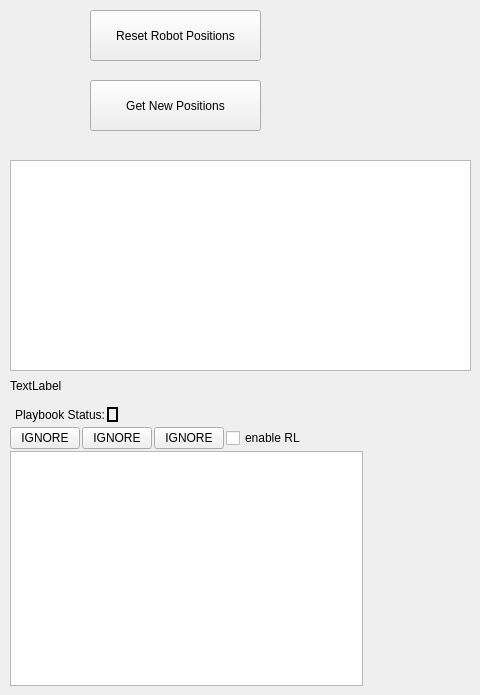
         <widget class="QWidget" name="RLtab">
          <attribute name="title">
           <string>RL Testing</string>
          </attribute>
          <widget class="QToolButton" name="rlResetRobots">
           <property name="geometry">
            <rect>
             <x>90</x>
             <y>10</y>
             <width>171</width>
             <height>51</height>
            </rect>
           </property>
           <property name="text">
            <string>Reset Robot Positions</string>
           </property>
          </widget>
          <widget class="QWidget" name="layoutWidget1_2">
           <property name="geometry">
            <rect>
             <x>10</x>
             <y>405</y>
             <width>353</width>
             <height>281</height>
            </rect>
           </property>
           <layout class="QVBoxLayout" name="playbook_RL">
            <property name="spacing">
             <number>2</number>
            </property>
            <item>
             <layout class="QHBoxLayout" name="horizontalLayout_7">
              <property name="leftMargin">
               <number>5</number>
              </property>
              <property name="rightMargin">
               <number>5</number>
              </property>
              <item>
               <widget class="QLabel" name="playsLabel_2">
                <property name="sizePolicy">
                 <sizepolicy hsizetype="Minimum" vsizetype="Minimum">
                  <horstretch>0</horstretch>
                  <verstretch>0</verstretch>
                 </sizepolicy>
                </property>
                <property name="minimumSize">
                 <size>
                  <width>0</width>
                  <height>0</height>
                 </size>
                </property>
                <property name="text">
                 <string>Playbook Status:</string>
                </property>
                <property name="scaledContents">
                 <bool>false</bool>
                </property>
               </widget>
              </item>
              <item>
               <widget class="QLabel" name="playIndicatorStatus_2">
                <property name="maximumSize">
                 <size>
                  <width>30</width>
                  <height>15</height>
                 </size>
                </property>
                <property name="frameShape">
                 <enum>QFrame::Box</enum>
                </property>
                <property name="lineWidth">
                 <number>2</number>
                </property>
                <property name="text">
                 <string/>
                </property>
               </widget>
              </item>
              <item>
               <spacer name="horizontalSpacer_20">
                <property name="orientation">
                 <enum>Qt::Horizontal</enum>
                </property>
                <property name="sizeHint" stdset="0">
                 <size>
                  <width>40</width>
                  <height>20</height>
                 </size>
                </property>
               </spacer>
              </item>
             </layout>
            </item>
            <item>
             <layout class="QHBoxLayout" name="horizontalLayout_10">
              <property name="sizeConstraint">
               <enum>QLayout::SetDefaultConstraint</enum>
              </property>
              <property name="topMargin">
               <number>0</number>
              </property>
              <item>
               <widget class="QPushButton" name="loadPlaybook_2">
                <property name="maximumSize">
                 <size>
                  <width>70</width>
                  <height>16777215</height>
                 </size>
                </property>
                <property name="text">
                 <string>IGNORE</string>
                </property>
               </widget>
              </item>
              <item>
               <widget class="QPushButton" name="savePlaybook_2">
                <property name="maximumSize">
                 <size>
                  <width>70</width>
                  <height>16777215</height>
                 </size>
                </property>
                <property name="text">
                 <string>IGNORE</string>
                </property>
               </widget>
              </item>
              <item>
               <widget class="QPushButton" name="clearPlays_2">
                <property name="maximumSize">
                 <size>
                  <width>70</width>
                  <height>16777215</height>
                 </size>
                </property>
                <property name="text">
                 <string>IGNORE</string>
                </property>
               </widget>
              </item>
              <item>
               <widget class="QCheckBox" name="enable_RL">
                <property name="enabled">
                 <bool>true</bool>
                </property>
                <property name="sizePolicy">
                 <sizepolicy hsizetype="Preferred" vsizetype="Fixed">
                  <horstretch>0</horstretch>
                  <verstretch>0</verstretch>
                 </sizepolicy>
                </property>
                <property name="minimumSize">
                 <size>
                  <width>0</width>
                  <height>0</height>
                 </size>
                </property>
                <property name="maximumSize">
                 <size>
                  <width>16777215</width>
                  <height>16777215</height>
                 </size>
                </property>
                <property name="text">
                 <string>enable RL</string>
                </property>
                <property name="checkable">
                 <bool>true</bool>
                </property>
                <property name="checked">
                 <bool>false</bool>
                </property>
               </widget>
              </item>
              <item>
               <spacer name="horizontalSpacer_21">
                <property name="orientation">
                 <enum>Qt::Horizontal</enum>
                </property>
                <property name="sizeHint" stdset="0">
                 <size>
                  <width>40</width>
                  <height>20</height>
                 </size>
                </property>
               </spacer>
              </item>
             </layout>
            </item>
            <item>
             <widget class="QTreeView" name="plays_RL">
              <property name="sizePolicy">
               <sizepolicy hsizetype="Expanding" vsizetype="Expanding">
                <horstretch>0</horstretch>
                <verstretch>0</verstretch>
               </sizepolicy>
              </property>
              <attribute name="headerCascadingSectionResizes">
               <bool>true</bool>
              </attribute>
              <attribute name="headerStretchLastSection">
               <bool>false</bool>
              </attribute>
             </widget>
            </item>
           </layout>
          </widget>
          <widget class="QLabel" name="LastEvent">
           <property name="geometry">
            <rect>
             <x>10</x>
             <y>370</y>
             <width>151</width>
             <height>31</height>
            </rect>
           </property>
           <property name="text">
            <string>TextLabel</string>
           </property>
          </widget>
          <widget class="QPushButton" name="newPositions">
           <property name="geometry">
            <rect>
             <x>90</x>
             <y>80</y>
             <width>171</width>
             <height>51</height>
            </rect>
           </property>
           <property name="text">
            <string>Get New Positions</string>
           </property>
          </widget>
          <widget class="QTreeView" name="CustomLoggers">
           <property name="geometry">
            <rect>
             <x>10</x>
             <y>160</y>
             <width>461</width>
             <height>211</height>
            </rect>
           </property>
           <property name="sizePolicy">
            <sizepolicy hsizetype="Expanding" vsizetype="Expanding">
             <horstretch>0</horstretch>
             <verstretch>0</verstretch>
            </sizepolicy>
           </property>
           <attribute name="headerCascadingSectionResizes">
            <bool>true</bool>
           </attribute>
           <attribute name="headerStretchLastSection">
            <bool>false</bool>
           </attribute>
          </widget>
         </widget>
